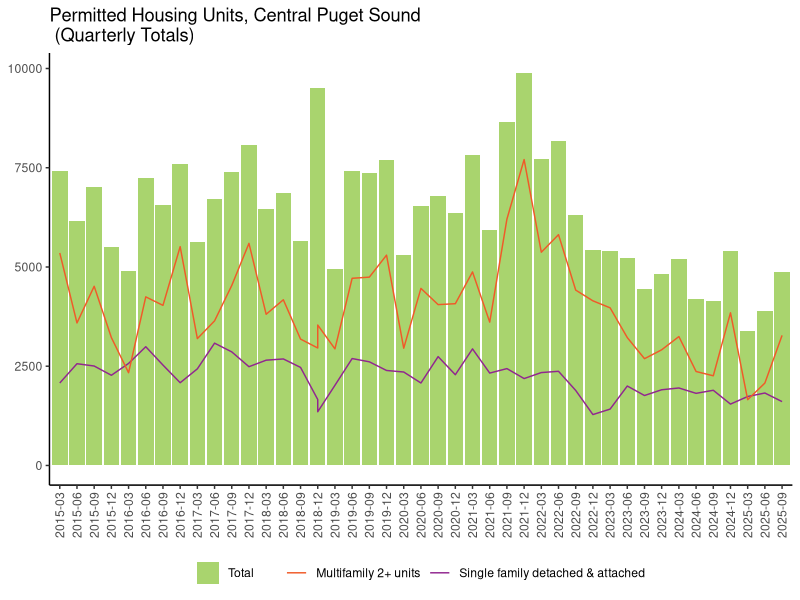
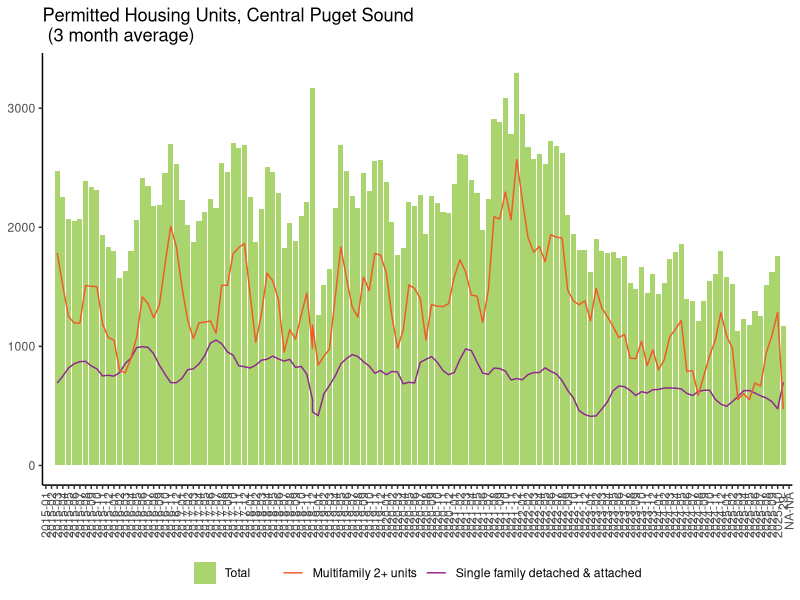

Write R code to recreate these figures, in order.
## ---- chunk 1
knitr::opts_chunk$set(echo = TRUE)
## ---- chunk 2
library(readxl)
library(dplyr)
library(zoo)
library(ggplot2)
library(openxlsx)
library(stringr)
## ---- chunk 3
permits_15_df<-read_excel('census_bps_monthly_2015_Oct2025.xlsx')

## ---- chunk 4
total_df<- permits_15_df%>%group_by(Month)%>%
           summarise(sum_Total=sum(Total),
                     sum_1Unit=sum(`1 Unit`))
  

total_df_3mth<-total_df%>%
  mutate(multifamily=sum_Total-sum_1Unit)%>%
  mutate(move_tot3_total=rollapply(sum_Total, 3, sum, align='right', fill=NA),
         move_tot3_sf=rollapply(sum_1Unit, 3, sum, align='right', fill=NA),
         move_tot3_mf=rollapply(multifamily, 3, sum, align='right', fill=NA))%>%
  mutate(month_format=paste(substr(Month,1,4), substr(Month,5,6), sep='-'))

total_df_3mth_03 <- total_df_3mth %>%
  filter(str_detect(Month, regex("03", ignore_case = TRUE)))

total_df_3mth_03 <- total_df_3mth_03[,c(1,2,5,6,7,8)]

total_df_3mth_06 <- total_df_3mth %>%
  filter(str_detect(Month, regex("06", ignore_case = TRUE)))

total_df_3mth_06 <- total_df_3mth_06[,c(1,2,5,6,7,8)]

total_df_3mth_09 <- total_df_3mth %>%
  filter(str_detect(Month, regex("09", ignore_case = TRUE)))

total_df_3mth_09 <- total_df_3mth_09[,c(1,2,5,6,7,8)]

total_df_3mth_12 <- total_df_3mth %>%
  filter(str_detect(Month, regex("12", ignore_case = TRUE)))

total_df_3mth_12 <- total_df_3mth_12[,c(1,2,5,6,7,8)]

all <- rbind(total_df_3mth_03, total_df_3mth_06, total_df_3mth_09, total_df_3mth_12)

#write.xlsx(all, 'census_bps_quarterly.xlsx')

## ---- chunk 5
housing_plot_q<-ggplot(all) +
  geom_bar(aes(x=month_format, y=move_tot3_total,fill='Total'), stat="identity")+
  geom_line(aes(x=month_format, y=move_tot3_sf,group =1, color='Single family detached & attached'),stat="identity")+
  geom_line(aes(x=month_format, y=move_tot3_mf, color="Multifamily 2+ units",group=2),stat="identity",)+
    scale_color_manual(values=c("#F05A28","#91268F"))+
  scale_fill_manual(values=c("#A9D46E"))+
  theme(axis.title.x=element_blank(),
        axis.text.x = element_text(angle = 90, vjust = 0.5, hjust=1),
        axis.title.y=element_blank(),
        panel.grid.major = element_blank(), panel.grid.minor = element_blank(),
       panel.background = element_blank(), axis.line = element_line(colour = "black"))+
  theme(legend.position = "bottom",
        legend.title = element_blank())+
  labs(title="Permitted Housing Units, Central Puget Sound \n (Quarterly Totals)")

housing_plot_q
    
## ---- chunk 6
total_df<- permits_15_df%>%group_by(Month)%>%
           summarise(sum_Total=sum(Total),
                     sum_1Unit=sum(`1 Unit`))
  

total_df_3mth<-total_df%>%
  mutate(multifamily=sum_Total-sum_1Unit)%>%
  mutate(move_ave3_total=rollapply(sum_Total, 3, mean, align='right', fill=NA),
         move_ave3_sf=rollapply(sum_1Unit, 3, mean, align='right', fill=NA),
         move_ave3_mf=rollapply(multifamily, 3, mean, align='right', fill=NA))%>%
  mutate(month_format=paste(substr(Month,1,4), substr(Month,5,6), sep='-'))
## ---- chunk 7
housing_plot<-ggplot(total_df_3mth) +
  geom_bar(aes(x=month_format, y=move_ave3_total,fill='Total'), stat="identity")+
  geom_line(aes(x=month_format, y=move_ave3_sf,group =1, color='Single family detached & attached'),stat="identity")+
  geom_line(aes(x=month_format, y=move_ave3_mf, color="Multifamily 2+ units",group=2),stat="identity",)+
    scale_color_manual(values=c("#F05A28","#91268F"))+
  scale_fill_manual(values=c("#A9D46E"))+
  theme(axis.title.x=element_blank(),
        axis.text.x = element_text(angle = 90, vjust = 0.5, hjust=1),
        axis.title.y=element_blank(),
        panel.grid.major = element_blank(), panel.grid.minor = element_blank(),
       panel.background = element_blank(), axis.line = element_line(colour = "black"))+
  theme(legend.position = "bottom",
        legend.title = element_blank())+
  labs(title="Permitted Housing Units, Central Puget Sound \n (3 month average)")

housing_plot
    
